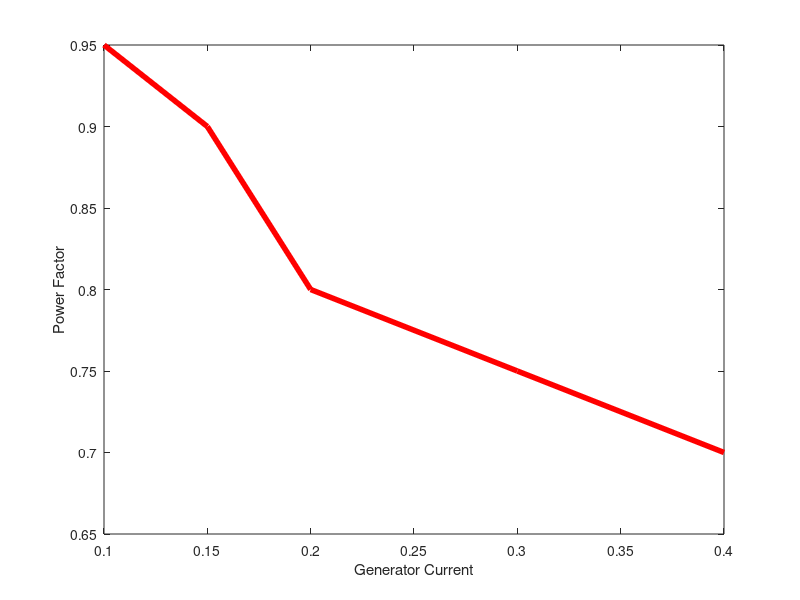

Recreate this plot in MATLAB.
clear;
close;
clc;

Io = [.1 .15 .2 .3 .4];
cospi = [.95 .9 .8 .75 .7];
figure(1);
plot(Io, cospi, "r-", "LineWidth", 4);
xlabel("Generator Current");
ylabel("Power Factor");